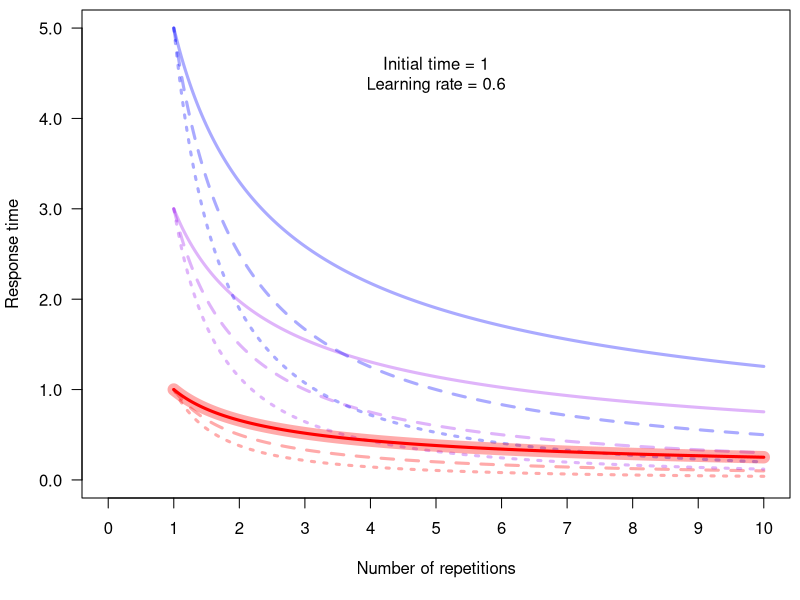
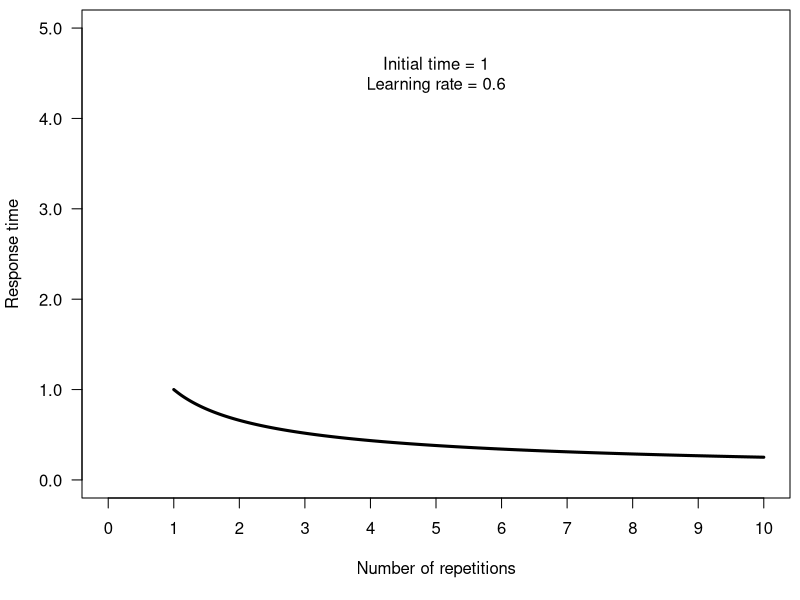
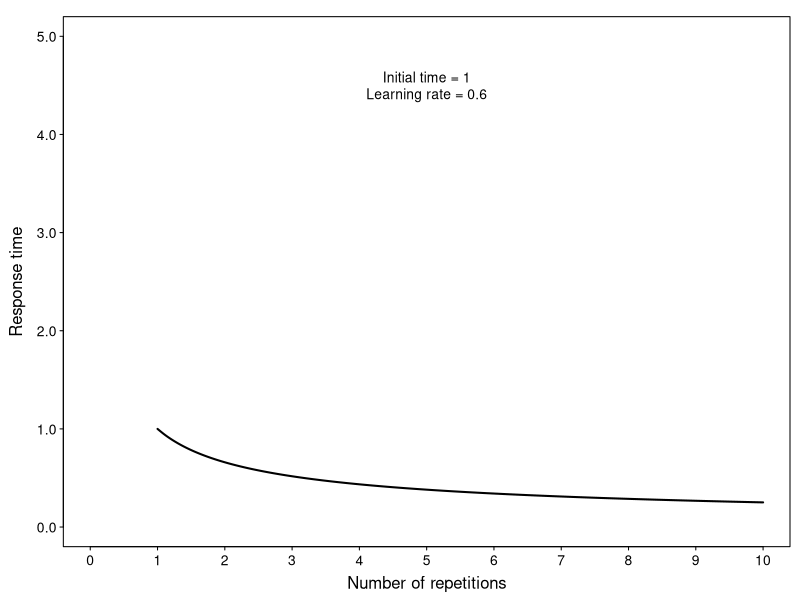
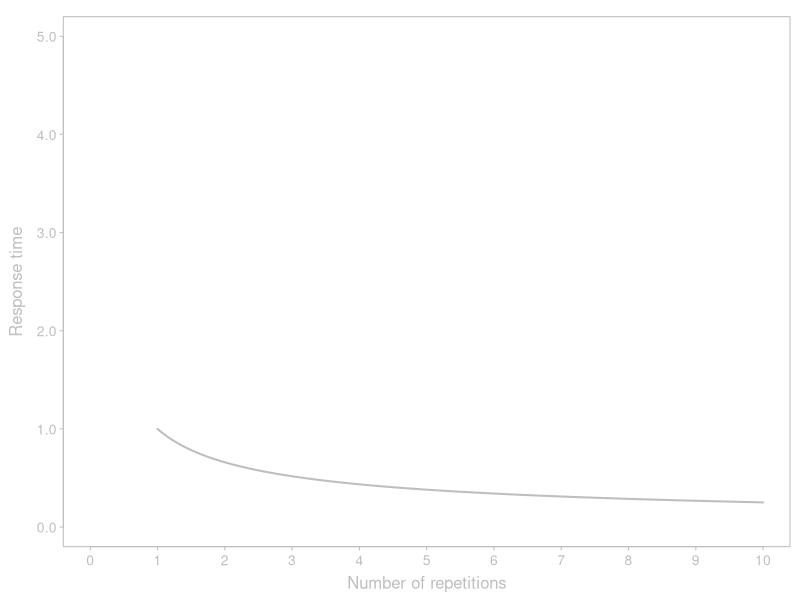
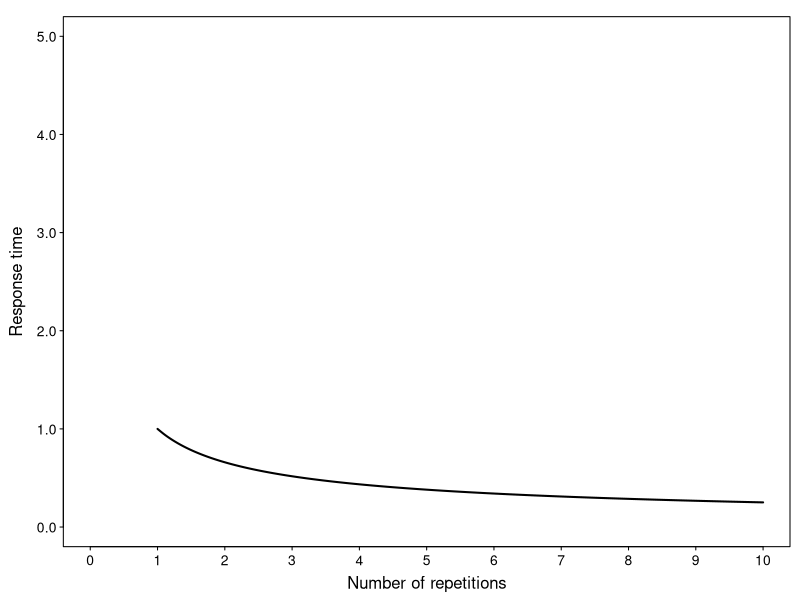
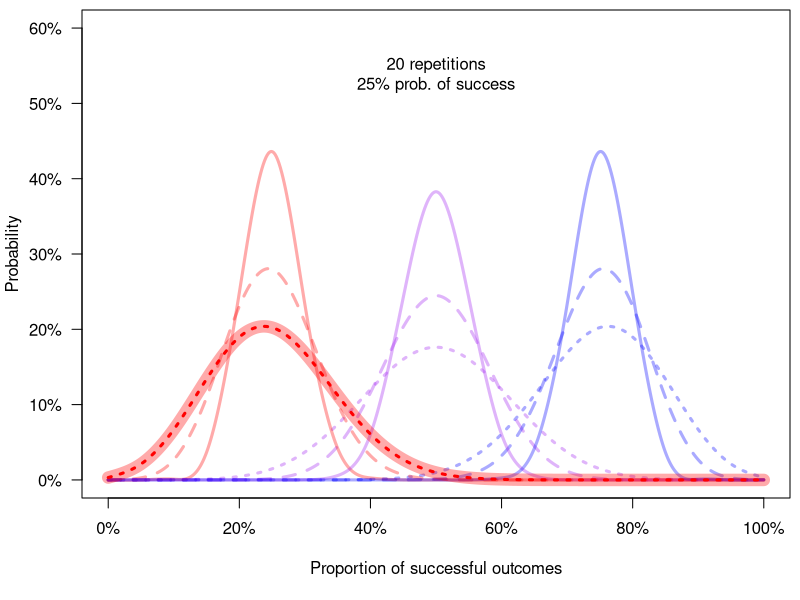
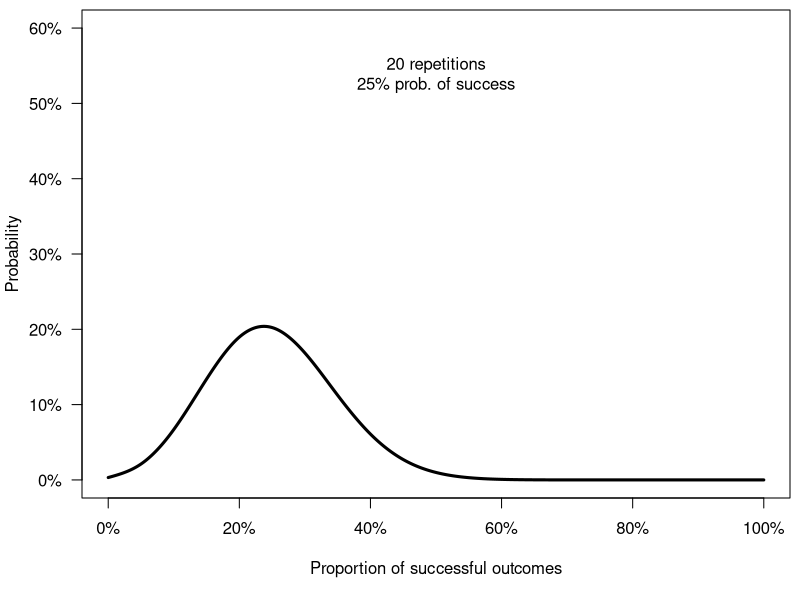
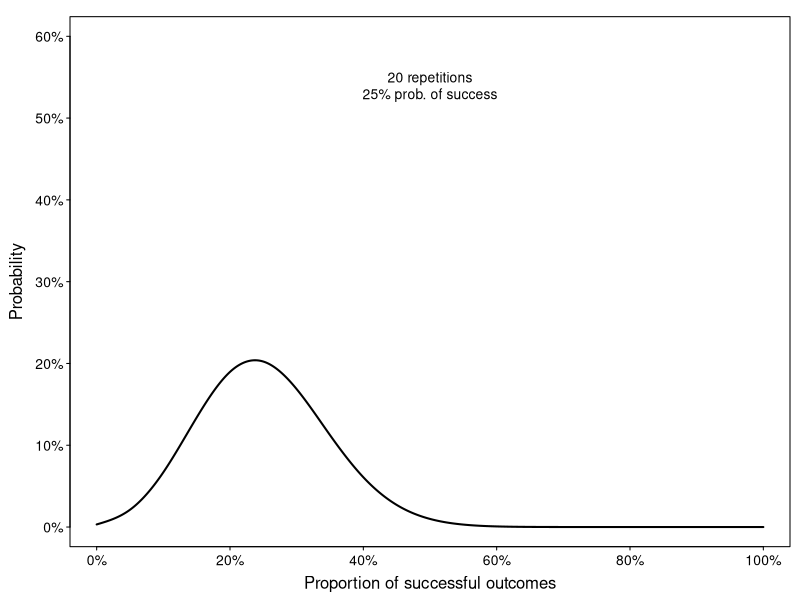

The R script that drew these images, in order: (Note: this script raises an error after producing the figures.)
library( Cairo )

getDistributionData = function( func, param1, param2 ) {
    if ( func=="power law" ) {
        x       = seq( 1, 10, 0.1 )
        B       = param1
        a       = param2
        y       = B*(x^((-1)*a))    
    } else if ( func=="binomial" ) {
        if ( param1==20 ) {
            y   = dbinom( seq(0,20,1), 20, param2 )
        } else if ( param1==40 ) {
            y   = dbinom(0,40,param2) + 0.5*dbinom(1,40,param2)
            for ( x in seq(2,38,2) ) {
                y = c( y, dbinom(x,40,param2) + 0.5*(dbinom(x-1,40,param2)+dbinom(x+1,40,param2)) )
            }
            y   = c( y, dbinom(40,40,param2) + 0.5*dbinom(38,40,param2) )
        } else if ( param1==100 ) {
            y   = pbinom( 2, 100, param2 )
            for ( x in seq(5,95,5) ) {
                y = c( y, pbinom( x+2, 100, param2 ) - pbinom( x-3, 100, param2 ) )
            }
            y   = c( y, 1.0 - pbinom( 97, 100, param2 ) )
        }    
        x       = seq( 0.00, 1.00, .05)
    }
    return ( data.frame( x=x, y=y ) )
}

plotSingleGraph = function( type, transparent, idxs=FALSE, first=FALSE, x, y, xlim, ylim, xticks, yticks, xlab, ylab, label=FALSE ) {
    # p = par( no.readonly = TRUE )

    plotBaseGraph = function( xlim, ylim, xticks, yticks, xlab, ylab, size="large", color="black" ) {
        xs = c(2,3.5,2.5) # tick area, tick label area, axis label area
        if ( xlim[2]<=1 ) {
            ys = c(1,6.0,3.5) # tick area, tick label area, axis label area
        } else { 
            ys = c(1,5.0,3.5) # tick area, tick label area, axis label area
        }
        if ( size=="small" ) {
            par( las=1, cex=1/3, mar=c(sum(xs),sum(ys),2.5,1.5), oma=c(0,0,0,0) )        
        } else {
            par( las=1, cex=1, mar=c(5.1,4.1,0.5,0.5), oma=c(0,0,0,0) )
        }
        
        # create plot frame
        plot( 0, 0, col=rgb(0,0,0,0), xlim=xlim, ylim=ylim, axes=FALSE, xlab="", ylab="", frame.plot=TRUE, fg=color )
        
        # add x-axis
        if ( size=="small" ) {
            cex = 3
            cex.axis = 2.5
            # mgp = c(5.5,2.5,0)
            # mgp = c(6,2.5,0)
            mgp = c(xs[1]+xs[2],xs[1],0)
        } else { 
            cex = 1
            cex.axis = 1
            mgp = c(3,1,0)
        }
        # r = pretty( xlim )
        r = xticks
        if ( max(r)<=1 ) { l = paste(r*100,"%",sep="") } else { l = r }
        axis( side=1, cex.axis=cex.axis, mgp=mgp, at=r, lab=l, col=color, col.axis=color )
        title( xlab=xlab, cex.lab=cex, mgp=mgp, col.lab=color )

        # add y-axis
        if ( size=="small" ) {
            # mgp = c(5,2,0)
            # mgp = c(6,1,0)
            mgp = c(ys[1]+ys[2],ys[1],0)
        }
        # r = pretty( ylim )
        r = yticks
        if ( max(r)<=1 ) { l = paste(r*100,"%",sep="") } else { l = paste(r,".0",sep="") }
        axis( side=2, cex.axis=cex.axis, mgp=mgp, at=r, lab=l, col=color, col.axis=color )
        title( ylab=ylab, cex.lab=cex, mgp=mgp, col.lab=color )
    }
    
    if ( type=="superimposed" ) {

        if ( transparent ) {
            a    = 0.333
            glow = FALSE
        } else {
            a    = 1.0
            glow = TRUE
        }
        if ( idxs[1]==0 ) {         # red
            linec = rgb( 1, 0, 0, alpha=a )
            glowc = rgb( 1, 0, 0, alpha=0.333 )
        } else if ( idxs[1]==1 ) {  # purple
            linec = rgb( 160/255, 32/255, 240/255, alpha=a )
            glowc = rgb( 160/255, 32/255, 240/255, alpha=0.333 )
        } else if ( idxs[1]==2 ) {  # blue
            linec = rgb( 0, 0, 1, alpha=a )
            glowc = rgb( 0, 0, 1, alpha=0.333 )
        }
        lty = c( 1, 2, 3 )[ idxs[2] + 1 ]
        if ( first ) {              # plot not called yet
            plotBaseGraph( xlim, ylim, xticks, yticks, xlab, ylab ) 
        }
        lines(spline(x,y, method='n', n=500), lwd=3, col=linec, lty=lty)
        if ( glow ) {
            lines(spline(x,y, method='n', n=500), lwd=12, col=glowc, lty=1)
        }
        if ( label!=FALSE ) {
            # text(5,3,labels=c(label))
            text(0.5*xlim[2],0.9*ylim[2],labels=c(label))
        }
    } else if ( type=="separated_large" ) {
        plotBaseGraph( xlim, ylim, xticks, yticks, xlab, ylab ) 
        lines(spline(x,y, method='n', n=500), lwd=3, col="black")
        if ( label!=FALSE ) {
            # text(5,3,labels=c(label))
            text(0.5*xlim[2],0.9*ylim[2],labels=c(label))
        }
    } else if ( type=="separated_small_solid" | type=="separated_small_transparent" | type=="separated_small_unlabeled" ) {
        if ( transparent ) { c="gray" } else { c="black" }
        plotBaseGraph( xlim, ylim, xticks, yticks, xlab, ylab, "small", c )
        lines(spline(x,y, method='n', n=500), lwd=2, col=c)
        if ( label!=FALSE ) {
            # text(7,3.5,cex=3,labels=c(label))
            text(0.5*xlim[2],0.9*ylim[2],cex=2.5,labels=c(label))
        }
    } else if ( type=="example" ) {
        plotBaseGraph( xlim, ylim, xticks, yticks, xlab, ylab, "small", "black" )
        points( x, y )
        lines(spline(x,y, method='n', n=500), lwd=2 )
    }
    
    # par( p )
}

createGraph = function( func, fn, type, idxs ) {
    # determine width and height of plot and open graphics device
    if ( type=="superimposed" | type=="separated_large" ) {
        w = 800
        h = 510
    } else if ( type=="separated_small_solid" | type=="separated_small_transparent" | type=="separated_small_unlabeled" ) {
        w = 266
        h = 170
    }
    # png( fn, width=w, height=h )
    CairoPNG( fn, width=w, height=h )
    # generate graph params shared by all types
    if ( func == "power law" ) {
        B       = c(1,3,5)[ idxs[1] + 1 ]
        a       = c(0.6,1.0,1.4)[ idxs[2] + 1 ]
        d       = getDistributionData( "power law", B, a )
        xlim    = c(0,10)
        ylim    = c(0,5)
        xticks  = seq(0,10,1)
        yticks  = seq(0,5,1)
        xlab    = "Number of repetitions"
        ylab    = "Response time"
        l       = paste( "Initial time = ", B, "\nLearning rate = ", a, sep="" )
    } else if ( func == "binomial" ) {
        N       = c(20,40,100)[ idxs[1] + 1 ]
        p       = c(.25,.50,.75)[ idxs[2] + 1 ]
        d       = getDistributionData( "binomial", N, p )
        xlim    = c(0,1)
        ylim    = c(0,.6)
        xticks  = seq(0,1,0.2)
        yticks  = seq(0,.6,0.1)
        xlab    = "Proportion of successful outcomes"
        ylab    = "Probability"
        l       = paste( N, " repetitions\n", p*100, "% prob. of success", sep="" )
    }
    x   = d$x
    y   = d$y
    # plot graph according to type
    if ( type=="superimposed" ) {
        first = TRUE
        # first, plot all other graphs besides the one specified
        for ( rowIdx in c(0,1,2) ) {
            for ( colIdx in c(0,1,2) ) {
                if ( (rowIdx!=idxs[1]) | (colIdx!=idxs[2]) ) {
                    if ( func=="power law" ) {
                        y_temp = getDistributionData( "power law", c(1,3,5)[ rowIdx + 1 ], c(0.6,1.0,1.4)[ colIdx + 1 ] )$y
                        idxs_temp = c(rowIdx,colIdx)
                    } else if ( func=="binomial" ) {
                        y_temp = getDistributionData( "binomial", c(20,40,100)[ rowIdx + 1 ], c(.25,.50,.75)[ colIdx + 1 ] )$y
                        idxs_temp = c(colIdx,(2-rowIdx)%%3)
                    }
                    plotSingleGraph( type, TRUE, idxs_temp, first, x=x, y=y_temp, xlim=xlim, ylim=ylim, xticks=xticks, yticks=yticks, xlab=xlab, ylab=ylab )
                    first = FALSE
                }
            }
        }
        # last, plot the specified graph so it will be in the foreground
        if ( func=="power law" ) {
            idxs_temp = c(idxs[1],idxs[2])
        } else if ( func=="binomial" ) {
            idxs_temp = c(idxs[2],(2-idxs[1])%%3)
        }
        plotSingleGraph( type, FALSE, idxs_temp, FALSE, x=x, y=y, xlim=xlim, ylim=ylim, xticks=xticks, yticks=yticks, xlab=xlab, ylab=ylab, label=l )
    } else {
        if ( type=="separated_small_transparent" ) {
            trans = TRUE
            l     = FALSE
        } else if ( type=="separated_small_unlabeled" ) {
            trans = FALSE
            l     = FALSE
        } else {
            trans = FALSE
        }
        plotSingleGraph( type, transparent=trans, x=x, y=y, xlim=xlim, ylim=ylim, xticks=xticks, yticks=yticks, xlab=xlab, ylab=ylab, label=l )
    }
    # close graphics device
    dev.off()
}

createPowerGraph = function( fn, type, idxs ) {
    createGraph( "power law", fn, type, idxs )
}

createBinomialGraph = function( fn, type, idxs ) {
    createGraph( "binomial", fn, type, idxs )
}

for ( rowIdx in c(0,1,2) ) {
    for ( colIdx in c(0,1,2) ) {
        idxs = c( rowIdx, colIdx )
        createPowerGraph( paste( "power_together_", rowIdx, colIdx, ".png", sep="" ), "superimposed", idxs )
        createPowerGraph( paste( "power_solid_full_", rowIdx, colIdx, ".png", sep="" ), "separated_large", idxs )
        createPowerGraph( paste( "power_solid_", rowIdx, colIdx, ".png", sep="" ), "separated_small_solid", idxs )
        createPowerGraph( paste( "power_transparent_", rowIdx, colIdx, ".png", sep="" ), "separated_small_transparent", idxs )
        createPowerGraph( paste( "power_unlabeled_", rowIdx, colIdx, ".png", sep="" ), "separated_small_unlabeled", idxs )
        createBinomialGraph( paste( "binomial_together_", rowIdx, colIdx, ".png", sep="" ), "superimposed", idxs )
        createBinomialGraph( paste( "binomial_solid_full_", rowIdx, colIdx, ".png", sep="" ), "separated_large", idxs )
        createBinomialGraph( paste( "binomial_solid_", rowIdx, colIdx, ".png", sep="" ), "separated_small_solid", idxs )
        createBinomialGraph( paste( "binomial_transparent_", rowIdx, colIdx, ".png", sep="" ), "separated_small_transparent", idxs )
        createBinomialGraph( paste( "binomial_unlabeled_", rowIdx, colIdx, ".png", sep="" ), "separated_small_unlabeled", idxs )
    }
}


# training examples for binomial

# ... were done in Excel as of this writing


# training examples for power law

w = 266; h = 170;
xlim = c(0,10); ylim = c(0,5)
xticks = seq(0,10,1); yticks  = seq(0,5,1)
xlab = "Number of whacks"; ylab = "Time in seconds"
pl = Vectorize( function( B, a, x ) { return( B*(x^((-1)*a)) ) }, c( "x" ) )

CairoPNG( "power_example_1.png", width=w, height=h )
x = c(1,2); B = 3; a = 1; y = pl(B=B,a=a,x=x)
plotSingleGraph( "example", transparent=FALSE, x=x, y=y, xlim=xlim, ylim=ylim, xticks=xticks, yticks=yticks, xlab=xlab, ylab=ylab )
dev.off()

CairoPNG( "power_example_2.png", width=w, height=h )
x = seq(1,8,1); y = pl(B=B,a=a,x=x)
plotSingleGraph( "example", transparent=FALSE, x=x, y=y, xlim=xlim, ylim=ylim, xticks=xticks, yticks=yticks, xlab=xlab, ylab=ylab )
dev.off()

CairoPNG( "power_example_3.png", width=w, height=h )
B = 5; y = pl(B=B,a=a,x=x)
plotSingleGraph( "example", transparent=FALSE, x=x, y=y, xlim=xlim, ylim=ylim, xticks=xticks, yticks=yticks, xlab=xlab, ylab=ylab )
dev.off()

CairoPNG( "power_example_4.png", width=w, height=h )
a = 1.4; y = pl(B=B,a=a,x=x)
plotSingleGraph( "example", transparent=FALSE, x=x, y=y, xlim=xlim, ylim=ylim, xticks=xticks, yticks=yticks, xlab=xlab, ylab=ylab )
dev.off()

CairoPNG( "power_example_5.png", width=w, height=h )
x = seq(1,10,.1); B = 3; a = 1.0; y = pl(B=B,a=a,x=x); xlab = "Number of repetitions"; ylab = "Response time";
plotSingleGraph( "separated_small_unlabeled", transparent=FALSE, x=x, y=y, xlim=xlim, ylim=ylim, xticks=xticks, yticks=yticks, xlab=xlab, ylab=ylab )
dev.off()

CairoPNG( "power_example_6.png", width=w, height=h )
B = 5; a = 1.4; y = pl(B=B,a=a,x=x)
plotSingleGraph( "separated_small_unlabeled", transparent=FALSE, x=x, y=y, xlim=xlim, ylim=ylim, xticks=xticks, yticks=yticks, xlab=xlab, ylab=ylab )
dev.off()
